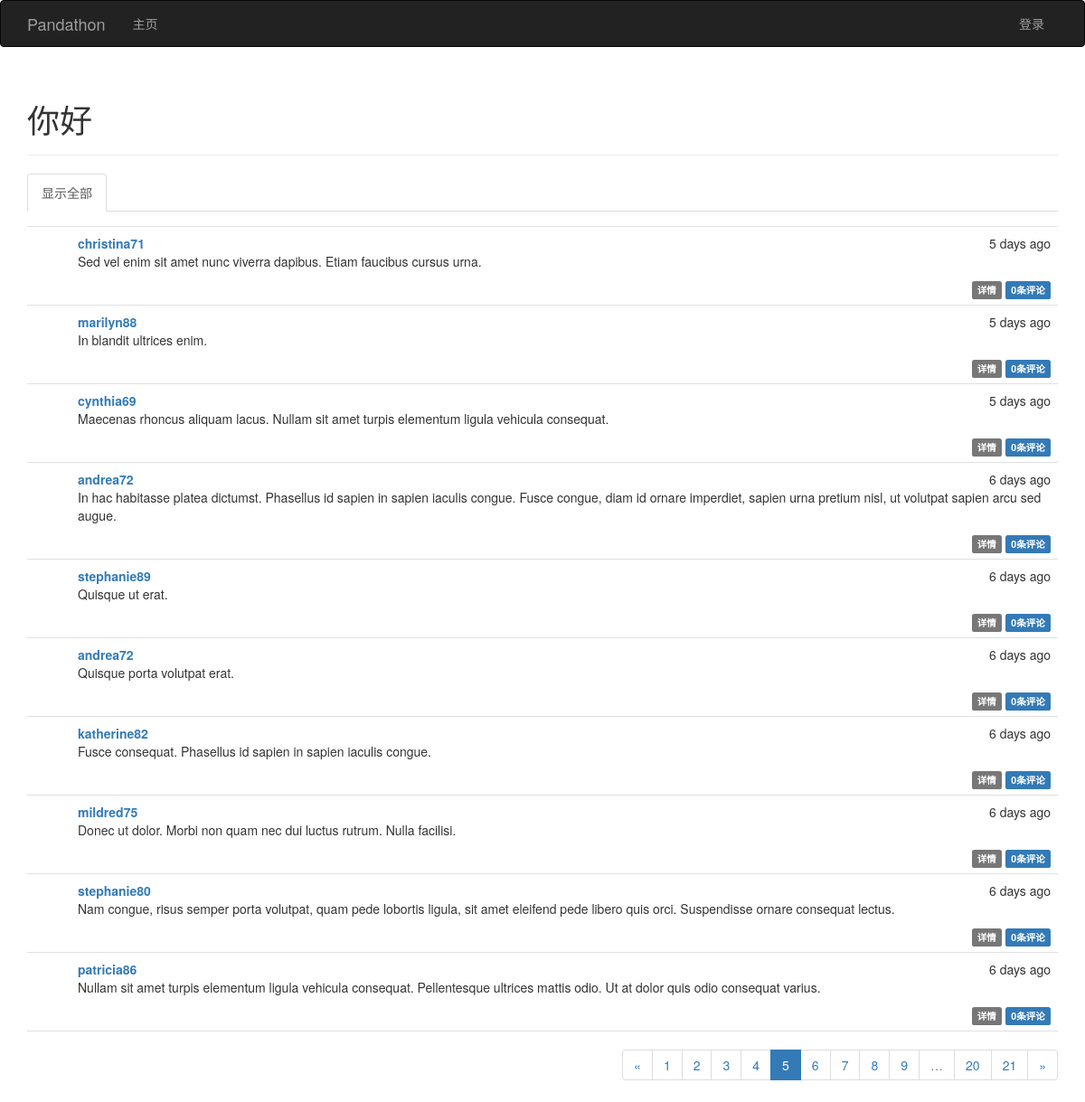
The app's page /?page=5 with its own data.
### app/models.py (models this page shows, shortened)
class Post(db.Model):
    __tablename__ = 'posts'
    id = db.Column(db.Integer, primary_key=True)
    body = db.Column(db.Text)
    body_html = db.Column(db.Text)
    timestamp = db.Column(db.DateTime, index=True, default=datetime.now())
    author_id = db.Column(db.Integer, db.ForeignKey('users.id'))
    comments = db.relationship('Comment', backref='post', lazy='dynamic')

class User(UserMixin, db.Model):
    __tablename__ = 'users'
    id = db.Column(db.Integer, primary_key=True)
    email = db.Column(db.String(64), unique=True, index=True)
    username = db.Column(db.String(64), unique=True, index=True)
    role_id = db.Column(db.Integer, db.ForeignKey('roles.id'))
    password_hash = db.Column(db.String(128))
    confirmed = db.Column(db.Boolean, default=True)
    name = db.Column(db.String(64))
    location = db.Column(db.String(64))
    about_me = db.Column(db.Text())
    member_since = db.Column(db.DateTime(), default=datetime.now())
    last_seen = db.Column(db.DateTime(), default=datetime.now())
    posts = db.relationship('Post', backref='author', lazy='dynamic')
    followed = db.relationship('Follow', foreign_keys=[Follow.follower_id],
                               backref=db.backref('follower', lazy='joined'),
                               lazy='dynamic', cascade='all, delete-orphan')
    followers = db.relationship('Follow', foreign_keys=[Follow.followed_id],
                                backref=db.backref('followed', lazy='joined'),
                                lazy='dynamic', cascade='all, delete-orphan')
    comments = db.relationship('Comment', backref='author', lazy='dynamic')
    @property
    def password(self):
        raise AttributeError('password is not a readable attribute')

### app/main/views.py (the view)
@main.route('/', methods=['GET', 'POST'])
def index():
    form = PostForm()
    if current_user.can(Permission.WRITE_ARTICLES) and \
            form.validate_on_submit():
        post = Post(body=form.body.data,
                    author=current_user._get_current_object())
        db.session.add(post)
        return redirect(url_for('.index'))
    page = request.args.get('page', 1, type=int)
    show_followed = False
    if current_user.is_authenticated():
        show_followed = bool(request.cookies.get('show_followed', ''))
    if show_followed:
        query = current_user.followed_posts
    else:
        query = Post.query
    pagination = query.order_by(Post.timestamp.desc()).paginate(
        page, per_page=current_app.config['PANDATHON_POSTS_PER_PAGE'],
        error_out=False)
    posts = pagination.items
    return render_template('index.html', form=form, posts=posts,
                           show_followed=show_followed, pagination=pagination)

### app/auth/views.py (called while the page is built)
@auth.before_app_request
def before_request():
    if current_user.is_authenticated():
        current_user.ping()
        if not current_user.confirmed \
                and request.endpoint[:5] != 'auth.':
            return redirect(url_for('auth.unconfirmed'))

### app/main/__init__.py (called while the page is built)
@main.app_context_processor
def inject_permissions():
    return dict(Permission=Permission)

### app/models.py (called while the page is built)
    def can(self, permissions):
        return False

    def is_administrator(self):
        return False

### app/templates/index.html (shortened to what this page needs)
{% extends "base.html" %}
{% import "bootstrap/wtf.html" as wtf %}
{% import "_macros.html" as macros %}
{% block page_content %}
<div class="page-header">
    <h1>你好{% if current_user.is_authenticated() %}，{{ current_user.username }}{% endif %}</h1>
</div>
<div class="post-tabs">
    <ul class="nav nav-tabs">
        <li{% if not show_followed %} class="active"{% endif %}><a href="{{ url_for('.show_all') }}">显示全部</a></li>
    </ul>
</div>
{% include '_posts.html' %}
{% if pagination %}
<div class="pagination">
    {{ macros.pagination_widget(pagination, '.index') }}
</div>
{% endif %}
{% endblock %}

### app/templates/_posts.html (shortened to what this page needs)
<ul class="posts">
    {% for post in posts %}
    <li class="post">
        <div class="post-content">
            <div class="post-date">{{ moment(post.timestamp, True).fromNow() }}</div>
            <div class="post-author"><a href="{{ url_for('.user', username=post.author.username) }}">{{ post.author.username }}</a></div>
            <div class="post-body">
            {% if post.body_html %}
                {{ post.body_html | safe }}
            {% else %}
                {{ post.body }}
            {% endif %}
            </div>
            <div class="post-footer">
                <a href="{{ url_for('.post', id=post.id) }}">
                    <span class="label label-default">详情</span>
                </a>
                <a href="{{ url_for('.post', id=post.id) }}#comments">
                    <span class="label label-primary">{{ post.comments.count() }}条评论</span>
                </a>
            </div>
        </div>
    </li>
    {% endfor %}
</ul>

### app/static/styles.css (style rules this page uses)
div.post-tabs { margin-top: 16px; }
ul.posts { list-style-type: none; padding: 0px; margin: 16px 0px 0px 0px; border-top: 1px solid #e0e0e0; }
ul.posts li.post { padding: 8px; border-bottom: 1px solid #e0e0e0; }
div.post-date { float: right; }
div.post-author { font-weight: bold; }
div.post-content { margin-left: 48px; min-height: 48px; }
div.post-footer { text-align: right; }
div.pagination { width: 100%; text-align: right; padding: 0px; margin: 0px; }

### records on screen
Post: timestamp "5 days ago", author.username "christina71", body_html "Sed vel enim sit amet nunc viverra dapibus. Etiam faucibus cursus urna.", comments.count "0"
Post: timestamp "5 days ago", author.username "marilyn88", body_html "In blandit ultrices enim.", comments.count "0"
Post: timestamp "5 days ago", author.username "cynthia69", body_html "Maecenas rhoncus aliquam lacus. Nullam sit amet turpis elementum ligula vehicula consequat.", comments.count "0"
Post: timestamp "6 days ago", author.username "andrea72", body_html "In hac habitasse platea dictumst. Phasellus id sapien in sapien iaculis congue. Fusce congue, diam id ornare imperdiet, sapien urna pretium nisl, ut volutpat sapien arcu sed augue.", comments.count "0"
Post: timestamp "6 days ago", author.username "stephanie89", body_html "Quisque ut erat.", comments.count "0"
Post: timestamp "6 days ago", author.username "andrea72", body_html "Quisque porta volutpat erat.", comments.count "0"
Post: timestamp "6 days ago", author.username "katherine82", body_html "Fusce consequat. Phasellus id sapien in sapien iaculis congue.", comments.count "0"
Post: timestamp "6 days ago", author.username "mildred75", body_html "Donec ut dolor. Morbi non quam nec dui luctus rutrum. Nulla facilisi.", comments.count "0"
Post: timestamp "6 days ago", author.username "stephanie80", body_html "Nam congue, risus semper porta volutpat, quam pede lobortis ligula, sit amet eleifend pede libero quis orci. Suspendisse ornare consequat lectus.", comments.count "0"
Post: timestamp "6 days ago", author.username "patricia86", body_html "Nullam sit amet turpis elementum ligula vehicula consequat. Pellentesque ultrices mattis odio. Ut at dolor quis odio consequat varius.", comments.count "0"

### other values on screen
{{ p }} "1" "2" "3" "4" "6" "7" "8" "9" "20" "21"
{{ p }} "5"
